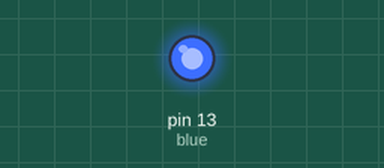
This sketch was run on a simulated Arduino Uno, built with avr-gcc and run on an emulated ATmega328P. Shown: output pins drawn as LEDs (lit = HIGH).

Above: at 0.5 s.
At 32.5 s:
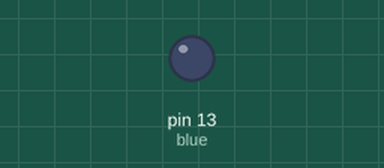
Timing chart, 0 to 35.1 s (numbered marks = the images above):
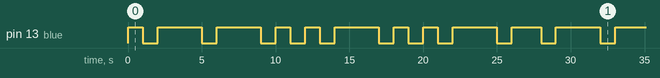

The sketch:

AxelLedMorse.ino
```cpp
int blue = 13 ;

void setup()
{
 pinMode(blue, OUTPUT);
}
void loop()
{
   //Letra A .-
   digitalWrite(blue,HIGH);
   delay(1000);
   digitalWrite(blue,LOW);
   delay(1000);
   digitalWrite(blue,HIGH);
   delay(3000);
   digitalWrite(blue,LOW);
   delay(1000);
   //Letra X -..-
   digitalWrite(blue,HIGH);
   delay(3000);
   digitalWrite(blue,LOW);
   delay(1000);
   digitalWrite(blue,HIGH);
   delay(1000);
   digitalWrite(blue,LOW);
   delay(1000);
   digitalWrite(blue,HIGH);
   delay(1000);
   digitalWrite(blue,LOW);
   delay(1000);
   digitalWrite(blue,HIGH);
   delay(3000);
   digitalWrite(blue,LOW);
   delay(1000);
   //Letra E .
   digitalWrite(blue,HIGH);
   delay(1000);
   digitalWrite(blue,LOW);
   delay(1000);
   //Letra L .-..
   digitalWrite(blue,HIGH);
   delay(1000);
   digitalWrite(blue,LOW);
   delay(1000);
   digitalWrite(blue,HIGH);
   delay(3000);
   digitalWrite(blue,LOW);
   delay(1000);
   digitalWrite(blue,HIGH);
   delay(1000);

}
```

Measured:
- by itself, pin 13 (blue): repeats every 27.0 s: 2 × (LOW 1.0 s, HIGH 3.0 s), 2 × (LOW 1.0 s, HIGH 1.0 s), LOW 1.0 s, HIGH 3.0 s, 2 × (LOW 1.0 s, HIGH 1.0 s), LOW 1.0 s, HIGH 3.0 s, LOW 1.0 s, HIGH 2.0 s
- by itself, everything shown: repeats every 27.0 s, in 18 steps
